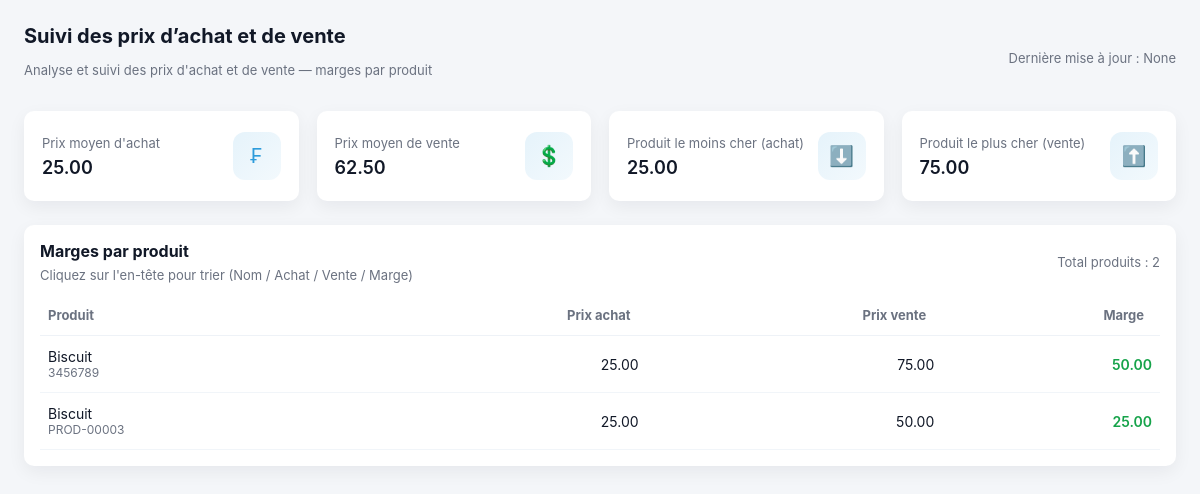
The app's page /produits/suivi_prix/, older data.
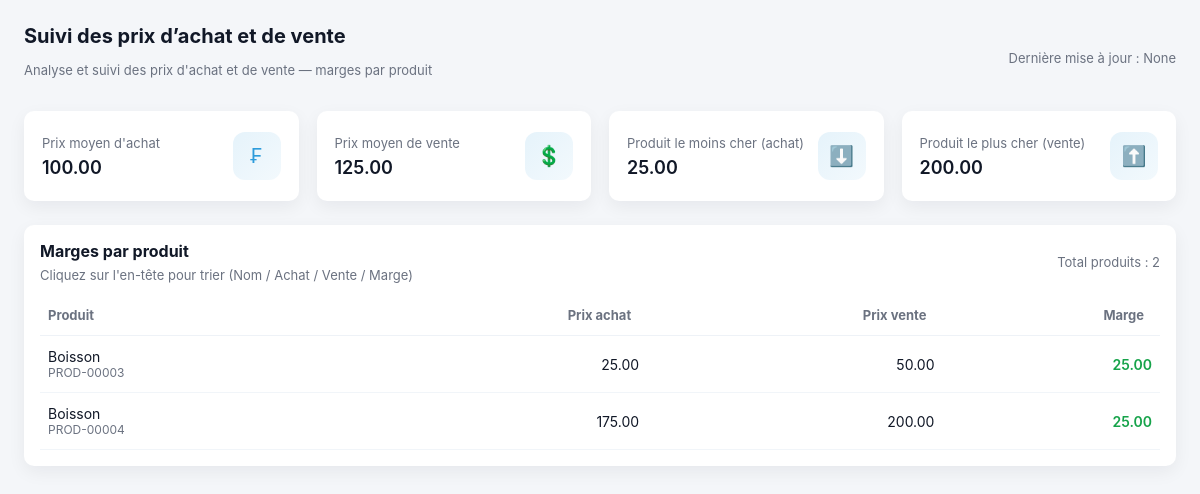
The same page, newer data.
### produit/models.py (models this page shows, shortened)
class Produit(models.Model):
    nom = models.CharField(max_length=150)
    reference = models.CharField(max_length=100, unique=True)
    categorie = models.ForeignKey(Categorie, on_delete=models.SET_NULL, null=True, related_name="produits")
    prix_achat = models.DecimalField(max_digits=10, decimal_places=2)
    prix_vente = models.DecimalField(max_digits=10, decimal_places=2)
    code_barre_image = models.ImageField(upload_to='barcodes/', blank=True)
    seuil_min = models.PositiveIntegerField(default=0)
    seuil_max = models.PositiveIntegerField(default=100)
    stock_actuel = models.PositiveIntegerField(default=0)

### produit/views.py (the view)
# urls.py: path('suivi_prix/', views.suivi_prix, name='suivi_prix'),
def suivi_prix(request):
    produits = Produit.objects.all()
    statistiques = {
        'prix_achat_moyen': produits.aggregate(Avg('prix_achat'))['prix_achat__avg'] or 0,
        'prix_vente_moyen': produits.aggregate(Avg('prix_vente'))['prix_vente__avg'] or 0,
        'prix_achat_min': produits.aggregate(Min('prix_achat'))['prix_achat__min'] or 0,
        'prix_vente_max': produits.aggregate(Max('prix_vente'))['prix_vente__max'] or 0,
    }
    marges = []
    for p in produits:
        marge = float(p.prix_vente or 0) - float(p.prix_achat or 0)
        marges.append({'produit': p, 'marge': marge})
    return render(request, 'produits/suivi_prix.html', {
        'statistiques': statistiques,
        'marges': marges,
        'titre': 'Suivi des prix d’achat et de vente'
    })

### templates/produits/suivi_prix.html (shortened to what this page needs)
<!DOCTYPE html>
<html lang="fr">
<head>
</head>
<body>
  <div class="page">
    <div class="header" role="banner">
      <div class="title">
        <h1>{{ titre }}</h1>
        <p>Analyse et suivi des prix d'achat et de vente — marges par produit</p>
      </div>
      <div class="muted">Dernière mise à jour : {{ now|default:None }}</div>
    </div>
    <div class="cards" id="cards">
      <div class="card" data-delay="0">
        <div class="left">
          <div class="label">Prix moyen d'achat</div>
          <div class="value">{{ statistiques.prix_achat_moyen|floatformat:2|default:"0.00" }}</div>
        </div>
        <div class="icon">₣</div>
      </div>
      <div class="card" data-delay="100">
        <div class="left">
          <div class="label">Prix moyen de vente</div>
          <div class="value">{{ statistiques.prix_vente_moyen|floatformat:2|default:"0.00" }}</div>
        </div>
        <div class="icon">💲</div>
      </div>
      <div class="card" data-delay="200">
        <div class="left">
          <div class="label">Produit le moins cher (achat)</div>
          <div class="value">{{ statistiques.prix_achat_min|floatformat:2|default:"0.00" }}</div>
        </div>
        <div class="icon">⬇️</div>
      </div>
      <div class="card" data-delay="300">
        <div class="left">
          <div class="label">Produit le plus cher (vente)</div>
          <div class="value">{{ statistiques.prix_vente_max|floatformat:2|default:"0.00" }}</div>
        </div>
        <div class="icon">⬆️</div>
      </div>
    </div>
    <div class="table-wrap" style="margin-top:18px;">
      <div style="display:flex;align-items:center;justify-content:space-between;margin-bottom:12px;">
        <div>
          <strong>Marges par produit</strong>
          <div class="muted" style="margin-top:6px">Cliquez sur l'en-tête pour trier (Nom / Achat / Vente / Marge)</div>
        </div>
        <div class="muted">Total produits : {{ marges|length }}</div>
      </div>
      <div style="overflow:auto">
        <table id="margesTable" role="table" aria-label="Table des marges">
          <thead>
            <tr>
              <th data-key="produit">Produit </th>
              <th data-key="prix_achat" class="right">Prix achat </th>
              <th data-key="prix_vente" class="right">Prix vente </th>
              <th data-key="marge" class="right">Marge </th>
            </tr>
          </thead>
          <tbody>
            {% for item in marges %}
            <tr>
              <td>
                {{ item.produit.nom }}
                <div class="muted" style="font-size:12px">{{ item.produit.reference|default:"" }}</div>
              </td>
              <td class="right" data-value="{{ item.produit.prix_achat|default:0 }}">
                {{ item.produit.prix_achat|floatformat:2|default:"0.00" }}
              </td>
              <td class="right" data-value="{{ item.produit.prix_vente|default:0 }}">
                {{ item.produit.prix_vente|floatformat:2|default:"0.00" }}
              </td>
              {% with m=item.marge %}
                {% if m > 0 %}
                <td class="right marge-positive" data-value="{{ m|default:0 }}">{{ m|floatformat:2 }}</td>
                {% elif m < 0 %}
                <td class="right marge-negative" data-value="{{ m|default:0 }}">{{ m|floatformat:2 }}</td>
                {% else %}
                <td class="right" data-value="{{ m|default:0 }}">{{ m|floatformat:2 }}</td>
                {% endif %}
              {% endwith %}
            </tr>
            {% empty %}
            <tr>
              <td colspan="4" class="muted">Aucun produit trouvé.</td>
            </tr>
            {% endfor %}
          </tbody>
        </table>
      </div>
    </div>
  </div>
</body>
</html>

Row changes from the older to the newer data that the page shows:
removed Produit: produit.nom "Biscuit", produit.reference "3456789", produit.prix_achat "25.00", produit.prix_vente "75.00", {{ m|default:0 }} 50.0 (drawn), marge "50.00"
changed Produit "PROD-00003": produit.nom "Biscuit" → "Boisson"
added Produit: produit.nom "Boisson", produit.reference "PROD-00004", produit.prix_achat "175.00", produit.prix_vente "200.00", {{ m|default:0 }} 25.0 (drawn), marge "25.00"
Text that changed along with them:
{{ statistiques.prix_achat_moyen|floatformat:2|default:"0.00" }}: "25.00" → "100.00"
{{ statistiques.prix_vente_moyen|floatformat:2|default:"0.00" }}: "62.50" → "125.00"
{{ statistiques.prix_vente_max|floatformat:2|default:"0.00" }}: "75.00" → "200.00"
